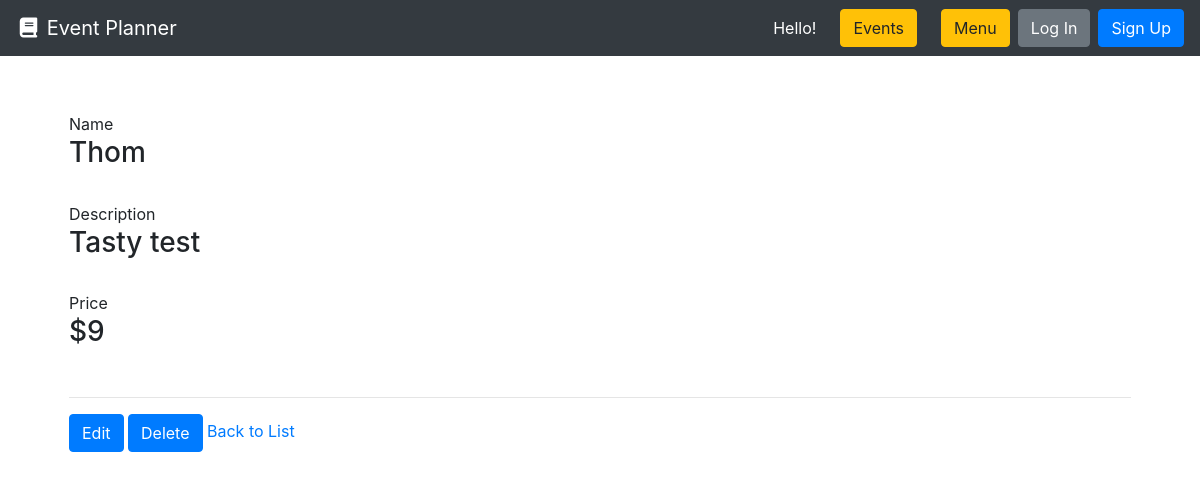
/2/menu-details/, run on the app's committed database.
### menu/models.py (models this page shows, shortened)
class MenuItem(models.Model):
    CLASSIFICATION_CHOICES = (
        ('neither', 'Neither'),
        ('vegan', 'Vegan'),
        ('vegetarian', 'Vegetarian'),
    )
    name = models.CharField(max_length=48, help_text='Name of the item on the menu.')
    description = models.CharField(max_length=128, null=True, blank=True, help_text='Description of a menu item.')
    price = models.IntegerField(help_text='The price in the cost of the item.')
    classification = models.CharField(max_length=10, choices=CLASSIFICATION_CHOICES, default=0, verbose_name='classification', help_text='Select if this item classifies as Vegetarian, Vegan, or Neither.')
    class Meta:
        verbose_name='menu item'
        verbose_name_plural='menu items'

### menu/views.py (the view)
# urls.py: path('<int:id>/menu-details/', MenuDetailView.as_view(), name='menu-detail-page'),
class MenuDetailView(DetailView):
    model = MenuItem
    def get (self, request, id):
        item = self.get_queryset().get(id=id)
        return render(request, 'menu/menu-detail-page.html',{
        'item':item
        })

### menu/templates/menu/menu-detail-page.html
{% extends 'base.html' %}
{% block content %}
  <div class="row">
    <div class="col m-4">
        Name
      <h3>{{ item.name }} </h3>
      <br>
      Description
      <h3>{{ item.description }}</h3>
      <br>
      Price
      <h3>${{ item.price }}</h3>
      <br>
      <hr>
      <a class="btn btn-primary" href="{% url 'menu-edit-page' item.id %}"  role="button">Edit</a>
      <a class="btn btn-primary" href="{% url 'menu-delete-page' item.id %}"  role="button">Delete</a>
      <a href="/">Back to List</a>
    </div>
  </div>
{% endblock %}

### data on the page
MenuItem: name "Thom", description "Tasty test", price "9"
